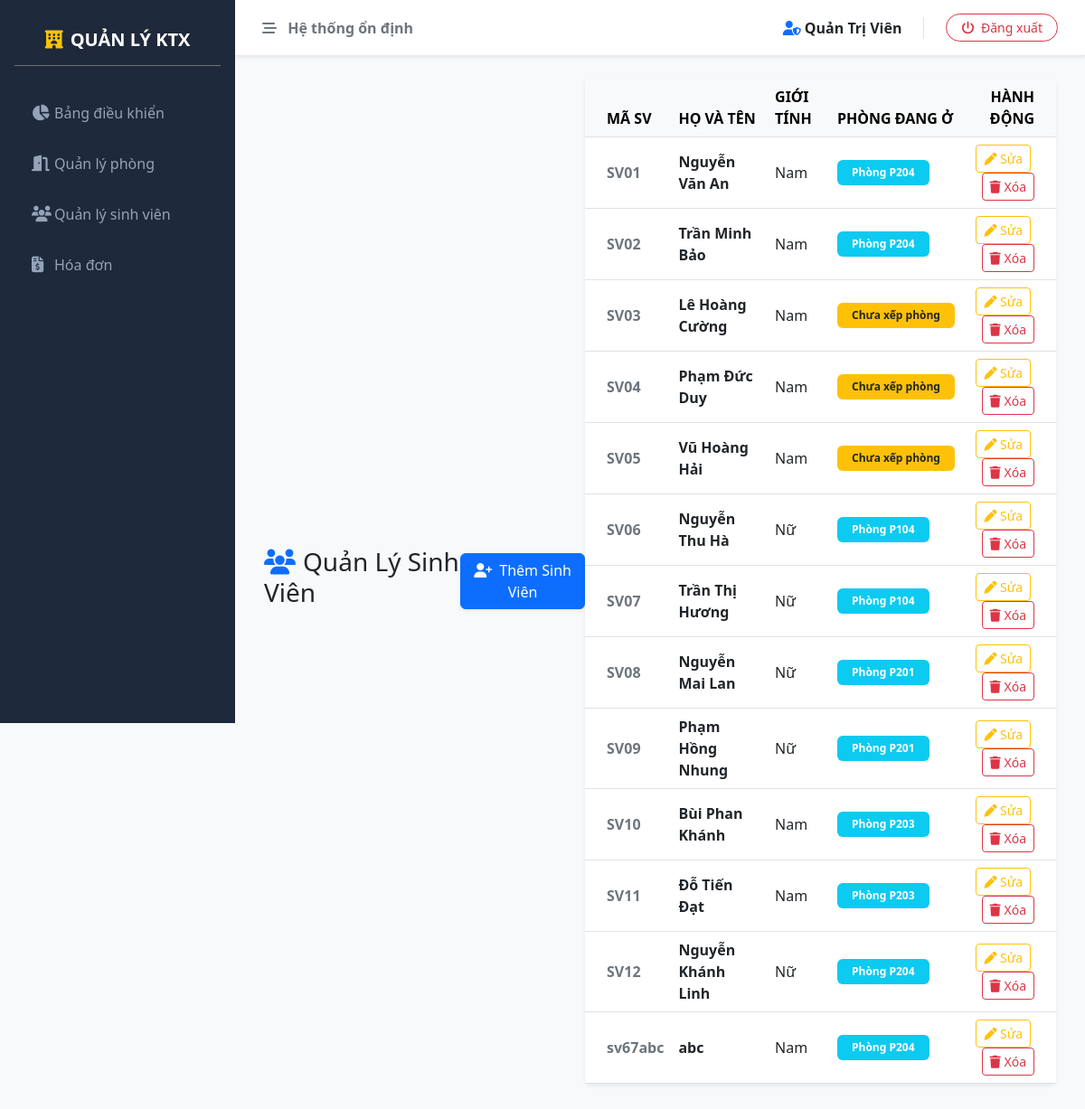
Page /quanly_ktx/danh-sach-sv.php (signed in) on the committed database.
### tables this page shows
CREATE TABLE `sinh_vien` (
  `id` int(11) NOT NULL,
  `ma_sv` varchar(20) NOT NULL,
  `ho_ten` varchar(100) NOT NULL,
  `gioi_tinh` varchar(10) NOT NULL,
  `id_phong` int(11) DEFAULT NULL
);

CREATE TABLE `phong` (
  `id` int(11) NOT NULL,
  `ten_phong` varchar(50) NOT NULL,
  `loai_phong` varchar(50) NOT NULL,
  `suc_chua` int(11) NOT NULL,
  `so_nguoi_o` int(11) DEFAULT 0,
  `gia_phong` decimal(10,2) NOT NULL
);

### quanly_ktx/danh-sach-sv.php (the view)
<?php
include 'config/db.php';
include 'includes/header.php';
$sql = "SELECT sinh_vien.*, phong.ten_phong
        FROM sinh_vien
        LEFT JOIN phong ON sinh_vien.id_phong = phong.id";
$result = $conn->query($sql);
?>
<div class="container-fluid">
    <div class="d-flex justify-content-between align-items-center mb-4">
        <h3><i class="fa-solid fa-users text-primary me-2"></i>Quản Lý Sinh Viên</h3>
        <a href="them-sv.php" class="btn btn-primary shadow-sm"><i class="fa-solid fa-user-plus me-1"></i> Thêm Sinh Viên</a>
    <div class="card border-0 shadow-sm">
        <div class="card-body p-0">
            <div class="table-responsive">
                <table class="table table-hover align-middle mb-0">
                    <thead class="table-light text-uppercase fs-7 fw-semibold text-secondary">
                        <tr>
                            <th class="ps-4">Mã SV</th>
                            <th>Họ và Tên</th>
                            <th>Giới Tính</th>
                            <th>Phòng Đang Ở</th>
                            <th class="pe-4 text-end">Hành động</th>
                        </tr>
                    </thead>
                    <tbody>
                        <?php if ($result->num_rows > 0): ?>
                            <?php while($row = $result->fetch_assoc()): ?>
                            <tr>
                                <td class="ps-4 fw-bold text-secondary"><?php echo $row['ma_sv']; ?></td>
                                <td><span class="fw-bold text-dark"><?php echo $row['ho_ten']; ?></span></td>
                                <td><?php echo $row['gioi_tinh']; ?></td>
                                <td>
                                    <?php if($row['ten_phong']): ?>
                                        <span class="badge bg-info text-white px-3 py-2">Phòng <?php echo $row['ten_phong']; ?></span>
                                    <?php else: ?>
                                        <span class="badge bg-warning text-dark px-3 py-2">Chưa xếp phòng</span>
                                    <?php endif; ?>
                                </td>
                                <td class="pe-4 text-end">
                                    <a href="sua-sv.php?id=<?php echo $row['id']; ?>" class="btn btn-sm btn-outline-warning me-1">
                                        <i class="fa-solid fa-pen"></i> Sửa
                                    </a>
                                    <a href="xoa-sv.php?id=<?php echo $row['id']; ?>" class="btn btn-sm btn-outline-danger" onclick="return confirm('Bạn có chắc muốn xóa sinh viên <?php echo $row['ho_ten']; ?>?');">
                                        <i class="fa-solid fa-trash"></i> Xóa
                                    </a>
                                </td>
                            </tr>
                            <?php endwhile; ?>
                        <?php else: ?>
                            <tr>
                                <td colspan="5" class="text-center py-4 text-muted">Chưa có sinh viên nào!</td>
                            </tr>
                        <?php endif; ?>
                    </tbody>
                </table>
            </div>
        </div>
    </div>
</div>
<?php include 'includes/footer.php'; ?>

### quanly_ktx/includes/header.php (style rules this page uses)
body { background-color: #f8f9fa; font-family: 'Segoe UI', sans-serif; overflow-x: hidden; }

### rows in the picture
sinh_vien: ma_sv "SV01", ho_ten "Nguyễn Văn An", gioi_tinh "Nam", id_phong.ten_phong "P204"
sinh_vien: ma_sv "SV02", ho_ten "Trần Minh Bảo", gioi_tinh "Nam", id_phong.ten_phong "P204"
sinh_vien: ma_sv "SV03", ho_ten "Lê Hoàng Cường", gioi_tinh "Nam", shows "Chưa xếp phòng"
sinh_vien: ma_sv "SV04", ho_ten "Phạm Đức Duy", gioi_tinh "Nam", shows "Chưa xếp phòng"
sinh_vien: ma_sv "SV05", ho_ten "Vũ Hoàng Hải", gioi_tinh "Nam", shows "Chưa xếp phòng"
sinh_vien: ma_sv "SV06", ho_ten "Nguyễn Thu Hà", gioi_tinh "Nữ", id_phong.ten_phong "P104"
sinh_vien: ma_sv "SV07", ho_ten "Trần Thị Hương", gioi_tinh "Nữ", id_phong.ten_phong "P104"
sinh_vien: ma_sv "SV08", ho_ten "Nguyễn Mai Lan", gioi_tinh "Nữ", id_phong.ten_phong "P201"
sinh_vien: ma_sv "SV09", ho_ten "Phạm Hồng Nhung", gioi_tinh "Nữ", id_phong.ten_phong "P201"
sinh_vien: ma_sv "SV10", ho_ten "Bùi Phan Khánh", gioi_tinh "Nam", id_phong.ten_phong "P203"
sinh_vien: ma_sv "SV11", ho_ten "Đỗ Tiến Đạt", gioi_tinh "Nam", id_phong.ten_phong "P203"
sinh_vien: ma_sv "SV12", ho_ten "Nguyễn Khánh Linh", gioi_tinh "Nữ", id_phong.ten_phong "P204"
sinh_vien: ma_sv "sv67abc", ho_ten "abc", gioi_tinh "Nam", id_phong.ten_phong "P204"

### other values in the picture
$_SESSION['user_ten'] "Quản Trị Viên"
